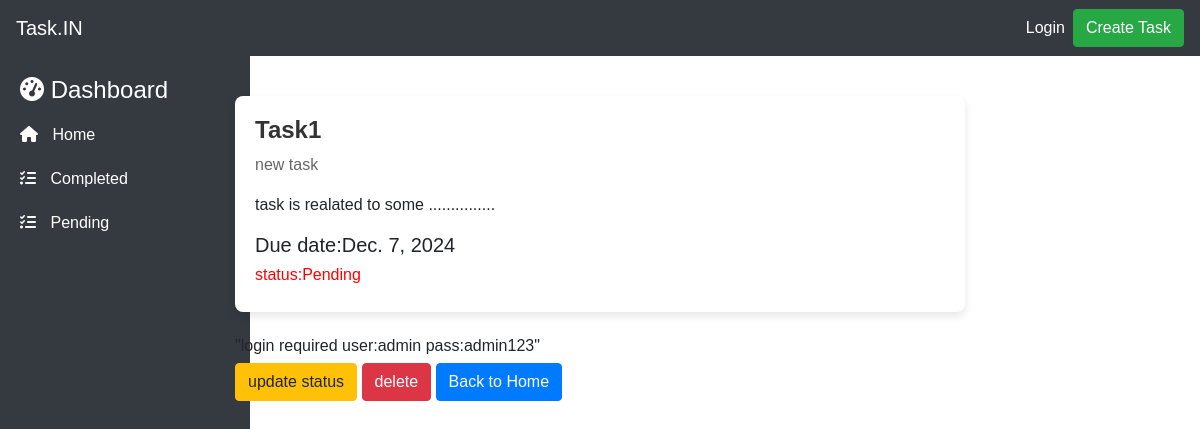
Page /view/3 on the committed database.
### home/models.py (models this page shows, shortened)
class Status(models.Model):
    status = models.CharField(max_length=30)
    def __str__(self):
        return self.status

class Task(models.Model):
    name = models.CharField(max_length=30)
    details = models.TextField()
    para = models.TextField()
    date = models.DateField()
    status = models.ForeignKey(Status, on_delete=models.CASCADE, null=True, blank=True)

### home/views.py (the view)
# urls.py: path('view/<int:s_id>',viewfn),
def viewfn(request,s_id):
    z=Task.objects.get(id=s_id)
    y=Status.objects.all()
    return render(request, 'viewpage.html',{'i':z,'cat':y})

### home/templates/viewpage.html (shortened to what this page needs)
{% load static %}
<!DOCTYPE html>
<html lang="en">
<head>
    <link rel="stylesheet" href="https://cdn.jsdelivr.net/npm/bootstrap@4.0.0/dist/css/bootstrap.min.css">
    <link rel="stylesheet" href="{% static 'css/task1.css' %}">
    <link rel="stylesheet" href="https://cdnjs.cloudflare.com/ajax/libs/font-awesome/5.15.4/css/all.min.css">
    <link rel="stylesheet" href="https://cdnjs.cloudflare.com/ajax/libs/font-awesome/6.7.1/css/all.min.css" />
</head>
<body>
    <nav class="navbar navbar-expand-lg navbar-dark bg-dark fixed-top">
        <a class="navbar-brand" href="/">Task.IN</a>
        <div class="ml-auto d-flex align-items-center">
            <form class="mr-2">
                {% if user.is_authenticated %}
                    <h2 class="btn btn-primary">{{ user }}</h2>
                    <a class="b5" href="/logout/">Logout</a>
                {% else %}
                    <a class="b5" href="/login/">Login</a>
                {% endif %}
            </form>
            <a href="/add" class="btn btn-success">Create Task</a>
        </div>
    </nav>
    <div class="layout">
        <div class="sidebar">
            <h4><i class="fas fa-tachometer-alt"></i> Dashboard</h4>
            <a href="/"><i class="fas fa-home"></i> Home</a>
            {% for i in cat %}
                <a href="/status/{{i.id}}"><i class="fa-solid fa-list-check"></i>  {{i.status}}</a>
            {% endfor %}
        </div>
        <div class="container mt-5 pt-5">
            <div class="row">
                <div class="col-md-8 offset-md-2">
                    <div class="card mb-4">
                        <div class="card-body">
                            <h2 class="card-title">{{ i.name }}</h2>
                            <p class="card-text">{{ i.details }}</p>
                            <p>{{i.para}}</p>
                            <h5>Due date:{{i.date}}</h5>
                            <h6 class="{{i.status}}">status:{{i.status}}</h6>
                        </div>
                    </div>
                    <h6>"login required user:admin pass:admin123"</h6>
                    <a href="/editproduct/{{i.id}}" class="btn btn-warning">update status</a>
                    <a href="/deleteproduct/{{i.id}}" class="btn btn-danger">delete</a>
                    <a href="/" class="btn btn-primary">Back to Home</a>
                </div>
            </div>
        </div>
        </body>
        </html>

### home/static/css/task1.css (style rules this page uses)
body { margin: 0; height: 100vh; font-family: Arial, sans-serif; }
.layout { display: flex; }
.sidebar { width: 250px; background-color: #343a40; color: white; padding: 20px; position: fixed; top: 56px; bottom: 0; overflow-y: auto; }
.b5 { text-decoration: none; color: #fff; }
.card { border: none; border-radius: 0.5rem; background-color: #ffffff; box-shadow: 0 4px 8px rgba(0, 0, 0, 0.1); transition: transform 0.2s, box-shadow 0.2s; }
.card-title { font-size: 1.5rem; font-weight: bold; color: #333; margin-bottom: 0.5rem; }
.card-text { font-size: 1rem; color: #666; margin-bottom: 1rem; }
.sidebar a { color: white; text-decoration: none; display: flex; align-items: center; padding: 10px; border-radius: 5px; transition: background-color 0.3s; }
.sidebar a i { margin-right: 10px; }
.sidebar a { color: white; text-decoration: none; display: block; padding: 10px 0; }
.navbar { z-index: 1000; }
.Pending { color: red; }

### rows in the picture
Status: status "Completed"
Status: status "Pending"
Task: name "Task1", details "new task", para "task is realated to some ...............", date "Dec. 7, 2024", status "Pending"
